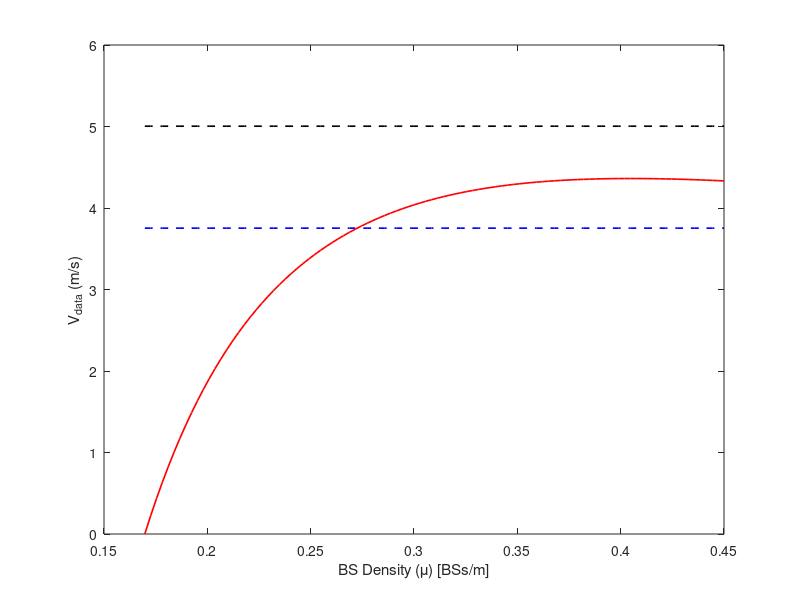

Here is the MATLAB script that generated this plot: (Note: this script raises an error after producing the figure.)
clc;
clear all;
close all;
v_max = 30; % m/s
R_th =  1*10^9; % B/sec
W_c = 40*10^6; % Hz
P_R = 1; % Watts
%mu = 0.0005:0.000005:0.050; % BS intensity
mu_max = 0.45; % Max BS intensity
h_d = 1/(mu_max*v_max); % Normalized handover rate

 
% SNR parameters
alpha = 3; % path loss exponent
G_tx = 1; % Gain at transmitter
G_rx = 1; % Gain at reciever
c = 3*10^8; % m/s
f_R = 2.1*10^9; % Hz
NP=W_c*273*1.38*(10)^-23; % watts/m^2
gamma_R = G_tx*G_rx*(c/(4*pi*f_R))^2;

gamma_bar = (gamma_R*P_R)/NP;

mu_data = (1/(2*gamma_bar^(1/alpha)))*nthroot((2^(R_th/W_c)-1), alpha);
mu = linspace(mu_data, mu_max);
% Rate calculation
rho_0 = 1./(2.*mu); % Average distance between BS and CAV
SNR = (gamma_R.*P_R.*(rho_0).^(-alpha))./(NP);
R = W_c.*log2(1+SNR);

V = [10 20 30];
       
% Velocity with data rate
V_data = max(0, 1./(h_d.*mu).*((1 - (R_th./R))));

%V_min calculation
% C1 parameters
tau_1 = 0.0003;
tau_2 = 0.0004;

lambda_bar1 = 1;
lambda_bar2 = 1;

% Typical crash probabilities are very small, gnerally between 0.1% and up
% to 5% 
epsilon_1 = 0.0015; % Crash probability for V_min below peak
epsilon_2 = 0.0015; % Crash probability for V_min above peak

v_safe_1 = -lambda_bar1*log(1-epsilon_1)/(tau_1); %Safe speed for V_min below peak
v_safe_2 = -lambda_bar2*log(1-epsilon_2)/(tau_2); %Safe speed for V_min above peak

v_min_1 = min([v_safe_1, v_max]); %V_min below peak
v_min_2 = min([v_safe_2, v_max]); %V_min above peak

for j = 1:length(mu)
   V_opt(j) = min([v_max v_safe_2 V_data(j)]); 
end
R_m1 = R.*(1 - h_d.*mu.*V(1)); 
R_m2 = R.*(1 - h_d.*mu.*V(2)); 
R_m3 = R.*(1 - h_d.*mu.*V(3)); 

% Plots for V_data vs mu for different crash probabilties
%subplot(2,1,1)
figure(1)
plot(mu, v_min_1+mu*0, 'k--', 'LineWidth', 1.2);
hold on;
plot(mu, v_min_2+mu*0, 'b--', 'LineWidth', 1.2);
hold on;
plot(mu, V_data(1,:), 'r','LineWidth', 1.2)
hold off
%title('V_{data} vs. \mu')
xlabel('BS Density (\mu) [BSs/m]')
ylabel('V_{data} (m/s)')
% ylim([0 11])
xline(mu_data)
% xline(0.45)
grid on;
legend('V_{min, 1} (\tau = 0.0003 s)', 'V_{min, 2} (\tau = 0.0004 s)', 'V_{data}');

figure(2)
plot(mu, R, 'k', 'LineWidth', 1.2)
hold on
plot(mu, R_m1, 'b', 'LineWidth', 1.2)
hold on
plot(mu, R_m2, 'r', 'LineWidth', 1.2)
hold on
plot(mu, R_m3, 'm', 'LineWidth', 1.2)
% hold on
% plot(mu, R_th.*ones(1, length(mu)), 'k', 'LineWidth', 1.2)
hold off
xline(mu_data)
grid on;
legend('R_{i,j}', 'R^m_{i,j} (V = 10 m/s)', 'R^m_{i,j} (V = 20 m/s)', 'R^m_{i,j} (V = 30 m/s)');
xlabel('BS Density (\mu) [BSs/m]')
ylabel('Data Rate [bps]')
% subplot(2,1,2)
% plot(mu, v_min_2+mu*0, 'b', 'LineWidth', 1.2);
% hold on;
% plot(mu, V_data(1,:), 'r','LineWidth', 1.2)
% hold off
% %title('V_{data} vs. \mu')
% xlabel('\mu (Number of BSs/m)')
% ylabel('V_{data} (m/s)')
% % ylim([0 23])
% xline(mu_data)
% xline(0.45)
% grid on;
% legend('V_{min} = min({V_{max}, V_{safe}})', 'V_{data}');